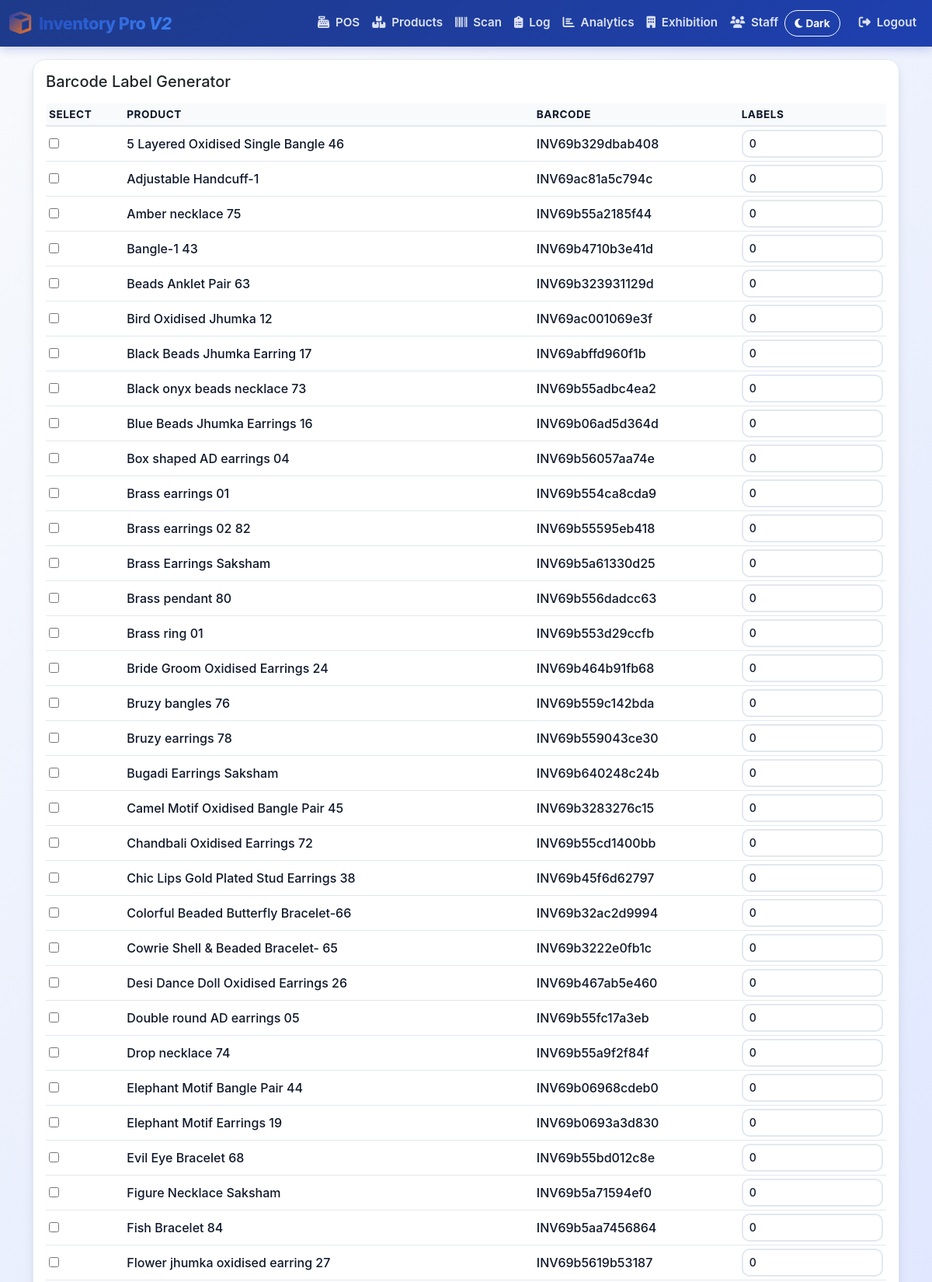
The page /admin/barcode_labels.php (signed in, upper part) on the database its author committed.
### tables this page shows
CREATE TABLE IF NOT EXISTS products (
    id INT AUTO_INCREMENT PRIMARY KEY,
    name VARCHAR(191) NOT NULL,
    category VARCHAR(120) DEFAULT NULL,
    barcode VARCHAR(120) NOT NULL UNIQUE,
    cost_price DECIMAL(10,2) NOT NULL DEFAULT 0,
    selling_price DECIMAL(10,2) NOT NULL DEFAULT 0,
    quantity INT NOT NULL DEFAULT 0,
    description TEXT DEFAULT NULL,
    image VARCHAR(255) DEFAULT NULL,
    created_at TIMESTAMP DEFAULT CURRENT_TIMESTAMP,
    updated_at TIMESTAMP DEFAULT CURRENT_TIMESTAMP ON UPDATE CURRENT_TIMESTAMP
);

### includes/functions.php (called while the page is built, shortened)
<?php
function e(string $value): string
{
    return htmlspecialchars($value, ENT_QUOTES, 'UTF-8');
}

### admin/barcode_labels.php (the view, shortened to what this page needs)
<?php
require_once __DIR__ . '/../includes/auth.php';
$products = $pdo->query('SELECT id, name, barcode FROM products ORDER BY name')->fetchAll();
require_once __DIR__ . '/../includes/header.php';
?>
<div class="card mb-3 no-print">
    <div class="card-body">
        <h5 class="mb-3">Barcode Label Generator</h5>
        <form method="post">
            <div class="table-responsive">
                <table class="table table-sm align-middle">
                    <thead><tr><th>Select</th><th>Product</th><th>Barcode</th><th>Labels</th></tr></thead>
                    <tbody>
                    <?php foreach ($products as $p): ?>
                        <tr>
                            <td><input type="checkbox" name="selected_products[]" value="<?= (int)$p['id'] ?>"></td>
                            <td><?= e($p['name']) ?></td>
                            <td><?= e($p['barcode']) ?></td>
                            <td style="max-width:120px;"><input type="number" min="0" name="label_qty[<?= (int)$p['id'] ?>]" class="form-control form-control-sm" value="0"></td>
                        </tr>
                    <?php endforeach; ?>
                    </tbody>
                </table>
            </div>
        </form>
    </div>
</div>
<?php require_once __DIR__ . '/../includes/footer.php'; ?>

### includes/header.php (style rules this page uses)
:root { --ipv2-primary: #1e40af; --ipv2-primary-dark: #1e3a8a; --ipv2-primary-light: #3b82f6; --ipv2-accent: #f97316; --ipv2-success: #10b981; --ipv2-danger: #ef4444; --ipv2-warning: #f59e0b; --ipv2-soft-bg: #f8fafc; --ipv2-ink: #0f172a; --ipv2-text-muted: #64748b; --ipv2-page-bg: linear-gradient(135deg, #f8fafc 0%, #e0e7ff 50%, #f0f9ff 100%); --ipv2-surface: #ffffff; --ipv2-border: #e2e8f0; --ipv2-nav-bg: #ffffff; --bs-primary: #1e40af; --bs-success: #10b981; --bs-warning: #f59e0b; --bs-danger: #ef4444; }
* { transition: all 0.2s ease; }
body { background: var(--ipv2-page-bg); font-family: -apple-system, BlinkMacSystemFont, "Segoe UI", "Roboto", "Oxygen", "Ubuntu", "Cantarell", sans-serif; color: var(--ipv2-ink); padding-bottom: 80px; overflow-x: hidden; font-weight: 500; }
.card { border: 1px solid var(--ipv2-border); box-shadow: 0 4px 6px rgba(0, 0, 0, 0.05), 0 10px 15px rgba(0, 0, 0, 0.05); border-radius: 16px; background: var(--ipv2-surface); overflow: hidden; }
.form-control, .form-select, .btn { min-height: 42px; }
.btn-sm, .form-control-sm, .form-select-sm { min-height: 36px; }
.form-control, .form-select { border: 2px solid var(--ipv2-border); border-radius: 10px; font-weight: 500; background: var(--ipv2-surface); color: var(--ipv2-ink); }
.table-responsive { -webkit-overflow-scrolling: touch; }
.table { font-weight: 500; color: var(--ipv2-ink); }
.table th { background: var(--ipv2-soft-bg); color: var(--ipv2-ink); font-weight: 700; border-bottom: 2px solid #e2e8f0; text-transform: uppercase; font-size: 0.85rem; letter-spacing: 0.5px; }
.table td { vertical-align: middle; border-bottom: 1px solid var(--ipv2-border); }
.table > :not(caption) > * > * { color: var(--ipv2-ink); border-color: var(--ipv2-border); }
.form-control::placeholder { color: var(--ipv2-text-muted); opacity: 1; }
@media (min-width: 992px) { body { padding-bottom: 20px; } }

### rows shown on the page
products: name "5 Layered Oxidised Single Bangle 46", barcode "INV69b329dbab408"
products: name "Adjustable Handcuff-1", barcode "INV69ac81a5c794c"
products: name "Amber necklace 75", barcode "INV69b55a2185f44"
products: name "Bangle-1 43", barcode "INV69b4710b3e41d"
products: name "Beads Anklet Pair 63", barcode "INV69b323931129d"
products: name "Bird Oxidised Jhumka 12", barcode "INV69ac001069e3f"
products: name "Black Beads Jhumka Earring 17", barcode "INV69abffd960f1b"
products: name "Black onyx beads necklace 73", barcode "INV69b55adbc4ea2"
products: name "Blue Beads Jhumka Earrings 16", barcode "INV69b06ad5d364d"
products: name "Box shaped AD earrings 04", barcode "INV69b56057aa74e"
products: name "Brass earrings 01", barcode "INV69b554ca8cda9"
products: name "Brass earrings 02 82", barcode "INV69b55595eb418"
products: name "Brass Earrings Saksham", barcode "INV69b5a61330d25"
products: name "Brass pendant 80", barcode "INV69b556dadcc63"
products: name "Brass ring 01", barcode "INV69b553d29ccfb"
products: name "Bride Groom Oxidised Earrings 24", barcode "INV69b464b91fb68"
products: name "Bruzy bangles 76", barcode "INV69b559c142bda"
products: name "Bruzy earrings 78", barcode "INV69b559043ce30"
products: name "Bugadi Earrings Saksham", barcode "INV69b640248c24b"
products: name "Camel Motif Oxidised Bangle Pair 45", barcode "INV69b3283276c15"
products: name "Chandbali Oxidised Earrings 72", barcode "INV69b55cd1400bb"
products: name "Chic Lips Gold Plated Stud Earrings 38", barcode "INV69b45f6d62797"
products: name "Colorful Beaded Butterfly Bracelet-66", barcode "INV69b32ac2d9994"
products: name "Cowrie Shell & Beaded Bracelet- 65", barcode "INV69b3222e0fb1c"
products: name "Desi Dance Doll Oxidised Earrings 26", barcode "INV69b467ab5e460"
products: name "Double round AD earrings 05", barcode "INV69b55fc17a3eb"
products: name "Drop necklace 74", barcode "INV69b55a9f2f84f"
products: name "Elephant Motif Bangle Pair 44", barcode "INV69b06968cdeb0"
products: name "Elephant Motif Earrings 19", barcode "INV69b0693a3d830"
products: name "Evil Eye Bracelet 68", barcode "INV69b55bd012c8e"
products: name "Figure Necklace Saksham", barcode "INV69b5a71594ef0"
products: name "Fish Bracelet 84", barcode "INV69b5aa7456864"
products: name "Flower jhumka oxidised earring 27", barcode "INV69b5619b53187"
